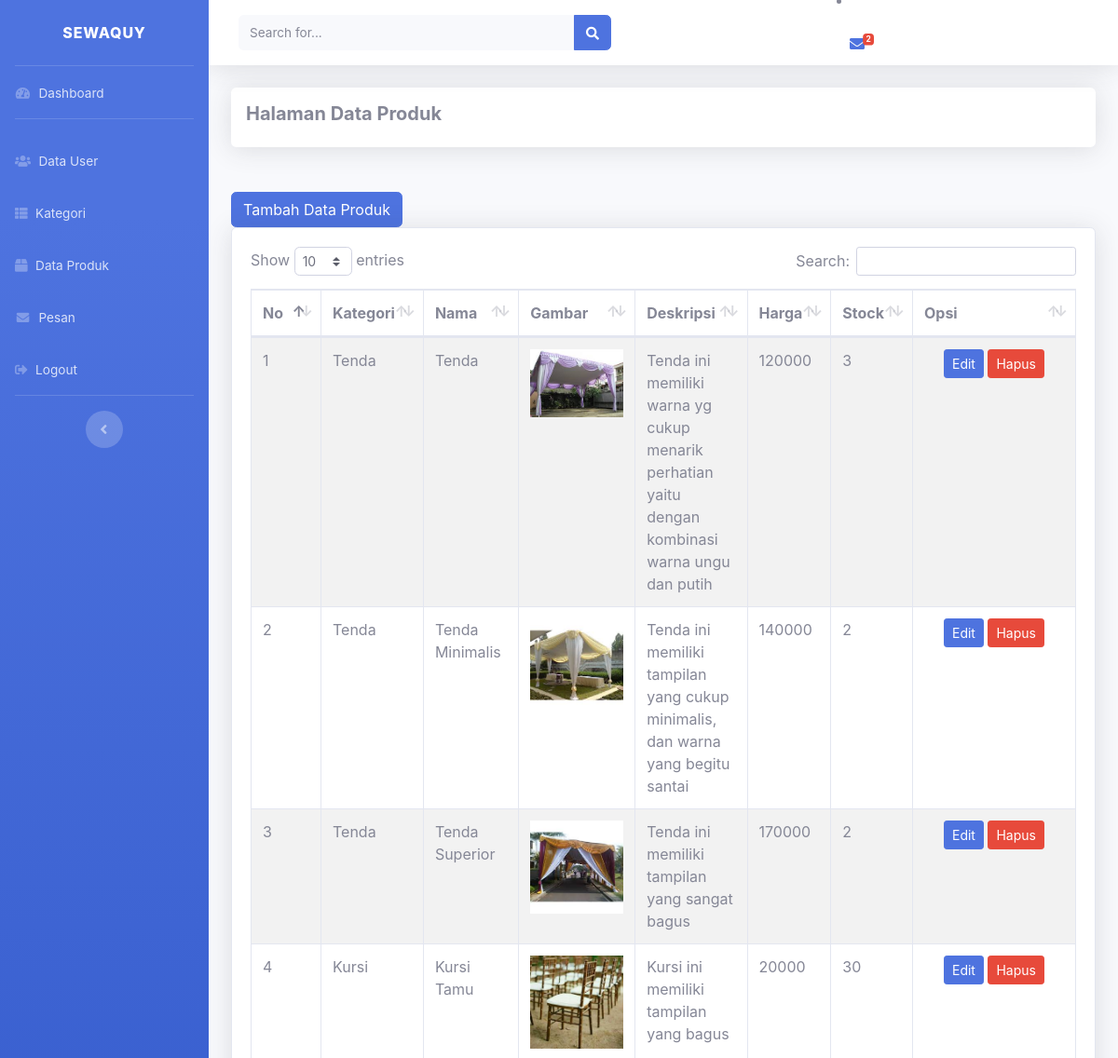
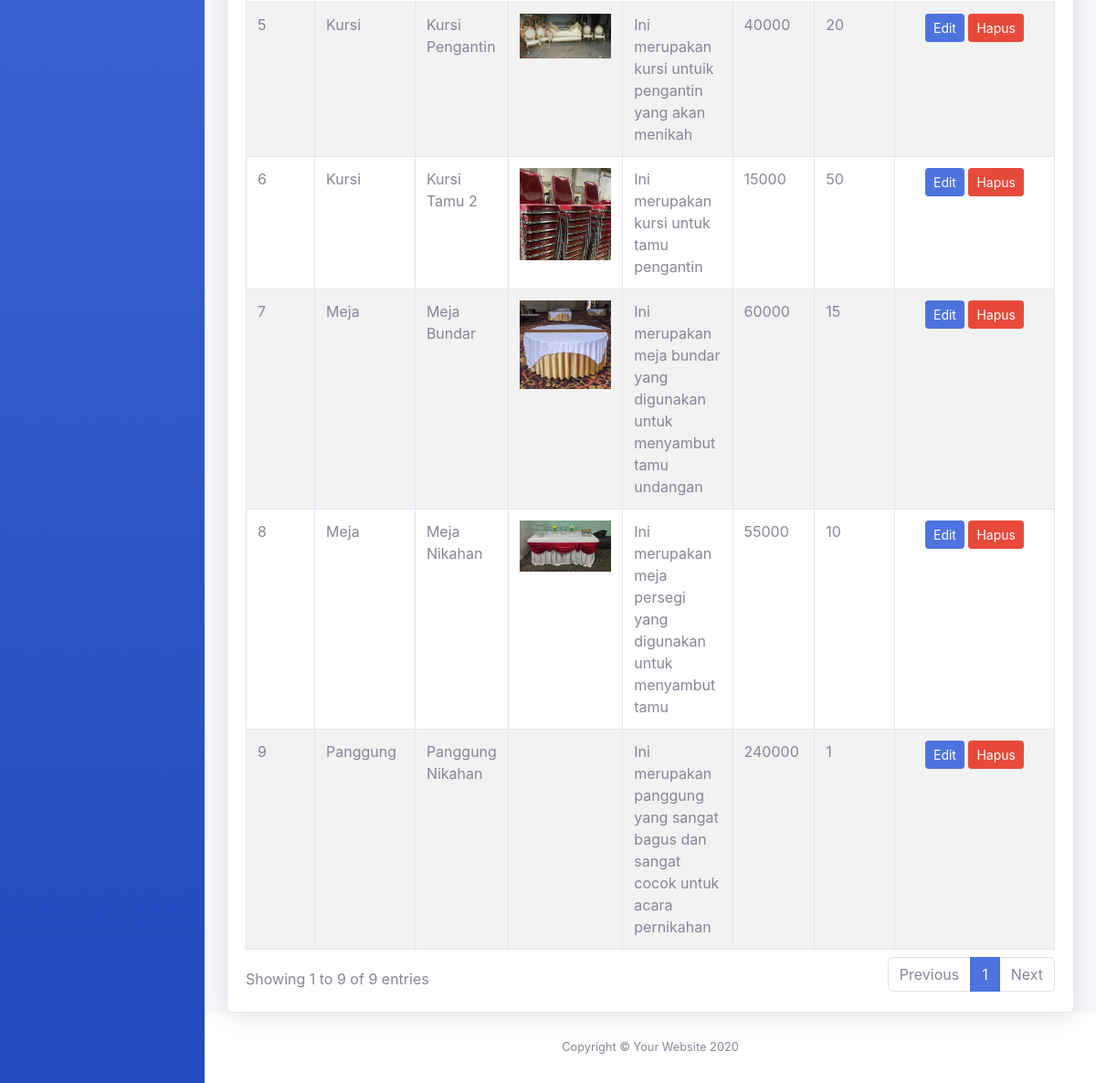
The app's page /admin/index.php?halaman=data_produk with its own data (2 pictures, top to bottom).
### tables this page shows
CREATE TABLE `data_produk` (
  `id_produk` int(11) NOT NULL,
  `id_kategori` int(11) NOT NULL,
  `nama_barang` varchar(255) NOT NULL,
  `foto_produk` varchar(255) NOT NULL,
  `deskripsi` varchar(255) NOT NULL,
  `harga` int(11) NOT NULL,
  `stock` int(11) NOT NULL
);

CREATE TABLE `data_kategori` (
  `id_kategori` int(11) NOT NULL,
  `nama_kategori` varchar(255) NOT NULL
);

### admin/data_produk.php (the view)
<div class="shadow p-3 mb-5 bg-white rounded">
    <h5><b>Halaman Data Produk</b></h5>
</div>
<?php
$data_produk = array();
$ambil = $conn->query("SELECT * FROM data_produk JOIN data_kategori
   ON data_produk.id_kategori=data_kategori.id_kategori");
while($pecah = $ambil->fetch_assoc())
{
    $data_produk[] = $pecah;
}
?>
<a href="index.php?halaman=tambah_data_produk" class="btn btn-primary">Tambah Data Produk</a>
<div class="card shadow bg-white">
    <div class="card-body">
        <table class="table table-bordered table-hover table-striped" id="tables">
            <thead>
                <tr>
                    <th>No</th>
                    <th>Kategori</th>
                    <th>Nama</th>
                    <th>Gambar</th>
                    <th>Deskripsi</th>
                    <th>Harga</th>
                    <th>Stock</th>
                    <th>Opsi</th>
                </tr>
            </thead>
            <tbody>
                <?php foreach ($data_produk as $key => $value): ?>
                <tr>
                    <td width="50"><?php echo $key+1; ?></td>
                    <td><?php echo $value['nama_kategori']; ?></td>
                    <td><?php echo $value['nama_barang']; ?></td>
                    <td>
                        <img width = "100px" src="../assets/foto_produk/<?php echo $value['foto_produk'];?>" alt="">
                    </td>
                    <td><?php echo $value['deskripsi']; ?></td>
                    <td><?php echo $value['harga']; ?></td>
                    <td><?php echo $value['stock']; ?></td>
                    <td class="text-center" width="150px">
                        <a href="index.php?halaman=edit_produk&id=<?php echo $value['id_produk']; ?>" class="btn btn-sm btn-primary">Edit</a>
                        <a href="index.php?halaman=hapus_produk&id=<?php echo $value['id_produk']; ?>" class="btn btn-sm btn-danger">Hapus</a>
                    </td>
                </tr>
                <?php endforeach; ?>
            </tbody>
        </table>
    </div>
</div>

### admin/index.php (shortened to what this page needs)
<?php
include '../koneksi/koneksi.php';
$item_pesan =0;
$ambil = $conn->query("SELECT * FROM pesan");
while ($pesan = $ambil->fetch_assoc())
{
    $item_pesan++;
}
?>
<!DOCTYPE html>
<html lang="en">
<head>
    <link href="../assets/vendor/fontawesome-free/css/all.min.css" rel="stylesheet" type="text/css">
    <link href="../assets/css/sb-admin-2.min.css" rel="stylesheet">
    <link href="../assets/vendor/datatables/dataTables.bootstrap4.min.css" rel="stylesheet">
</head>
<body id="page-top">
    <div id="wrapper">
        <ul class="navbar-nav bg-gradient-primary sidebar sidebar-dark accordion" id="accordionSidebar">
            <a class="sidebar-brand d-flex align-items-center justify-content-center" href="index.php">
                <div class="sidebar-brand-text mx-3">SEWAQUY</div>
            </a>
            <hr class="sidebar-divider my-0">
            <li class="nav-item">
                <a class="nav-link" href="index.php">
                    <i class="fas fa-fw fa-tachometer-alt"></i>
                    <span>Dashboard</span></a>
            </li>
            <hr class="sidebar-divider">
            <li class="nav-item">
                <a class="nav-link" href="index.php?halaman=data_user">
                    <i class="fas fa-users me-2"></i>
                    <span>Data User</span></a>
            </li>
            <li class="nav-item">
                <a class="nav-link" href="index.php?halaman=kategori">
                    <i class="fas fa-th-list"></i>
                    <span>Kategori</span></a>
            </li>
            <li class="nav-item">
                <a class="nav-link" href="index.php?halaman=data_produk">
                    <i class="fas fa-box"></i>
                    <span>Data Produk</span></a>
            </li>
            <li class="nav-item">
                <a class="nav-link" href="index.php?halaman=pesan">
                    <i class="fas fa-envelope fa-fw"></i>
                    <span>Pesan</span></a>
            </li>
            <li class="nav-item">
                <a class="nav-link" href="index.php?halaman=logout">
                    <i class="fas fa-sign-out-alt me-2"></i>
                    <span>Logout</span></a>
            </li>
            <hr class="sidebar-divider d-none d-md-block">
            <div class="text-center d-none d-md-inline">
                <button class="rounded-circle border-0" id="sidebarToggle"></button>
            </div>
        </ul>
        <div id="content-wrapper" class="d-flex flex-column">
            <div id="content">
                <nav class="navbar navbar-expand navbar-light bg-white topbar mb-4 static-top shadow">
                    <form
                        class="d-none d-sm-inline-block form-inline mr-auto ml-md-3 my-2 my-md-0 mw-100 navbar-search">
                        <div class="input-group">
                            <input type="text" class="form-control bg-light border-0 small" placeholder="Search for..."
                                aria-label="Search" aria-describedby="basic-addon2">
                            <div class="input-group-append">
                                <button class="btn btn-primary" type="button">
                                    <i class="fas fa-search fa-sm"></i>
                                </button>
                            </div>
                        </div>
                    </form>
                    <li class="nav-item dropdown no-arrow mx-1">
                            <a class="nav-link dropdown-toggle" href="#" id="messagesDropdown" role="button"
                                data-toggle="dropdown" aria-haspopup="true" aria-expanded="false">
                                <i class="fas fa-envelope fa-fw"></i>
                                <span class="badge badge-danger badge-counter">
                                    <?php echo $item_pesan; ?>
                                </span>
                            </a>
                        </li>
                </nav>
                <div class="container-fluid">
                    <?php
                    if(isset($_GET['halaman']))
                    {
                        if($_GET['halaman']=="data_user")
                        {
                            include 'data_user.php';
                        }
                        elseif($_GET['halaman']=="hapus_data_user")
                        {
                            include '../hapus/hapus_data_user.php';
                        }
                        elseif($_GET['halaman']=="kategori")
                        {
                            include 'kategori.php';
                        }
                        elseif($_GET['halaman']=="tambah_data_kategori")
                        {
                            include '../tambah/tambah_data_kategori.php';
                        }
                        elseif($_GET['halaman']=="hapus_kategori")
                        {
                            include '../hapus/hapus_kategori.php';
                        }
                        elseif($_GET['halaman']=="data_produk")
                        {
                            include 'data_produk.php';
                        }
                        elseif($_GET['halaman']=="tambah_data_produk")
                        {
                            include '../tambah/tambah_data_produk.php';
                        }
                        elseif($_GET['halaman'] == "edit_produk")
                        {
                            include  '../tambah/edit_produk.php';
                        }
                        elseif($_GET['halaman'] == "hapus_produk")
                        {
                            include  '../hapus/hapus_produk.php';
                        }
                        elseif($_GET['halaman']=="pesan")
                        {
                            include 'pesan.php';
                        }
                        elseif($_GET['halaman']=="hapus_pesan")
                        {
                            include '../hapus/hapus_pesan.php';
                        }
                        elseif($_GET['halaman']=="logout")
                        {
                            include 'logout.php';
                        }
                    }
                    else
                    {
                        include 'dashboard.php';
                    }
                    ?>
                </div>
            </div>
            <footer class="sticky-footer bg-white">
                <div class="container my-auto">
                    <div class="copyright text-center my-auto">
                        <span>Copyright &copy; Your Website 2020</span>
                    </div>
                </div>
            </footer>
        </div>
    </div>
</body>
</html>

### records on screen
data_produk: id_kategori.nama_kategori "Tenda", nama_barang "Tenda", foto_produk (picture), deskripsi "Tenda ini memiliki warna yg cukup menarik perhatian yaitu dengan kombinasi warna ungu dan putih", harga "120000", stock "3"
data_produk: id_kategori.nama_kategori "Tenda", nama_barang "Tenda Minimalis", foto_produk (picture), deskripsi "Tenda ini memiliki tampilan yang cukup minimalis, dan warna yang begitu santai", harga "140000", stock "2"
data_produk: id_kategori.nama_kategori "Tenda", nama_barang "Tenda Superior", foto_produk (picture), deskripsi "Tenda ini memiliki tampilan yang sangat bagus", harga "170000", stock "2"
data_produk: id_kategori.nama_kategori "Kursi", nama_barang "Kursi Tamu", foto_produk (picture), deskripsi "Kursi ini memiliki tampilan yang bagus", harga "20000", stock "30"
data_produk: id_kategori.nama_kategori "Kursi", nama_barang "Kursi Pengantin", foto_produk (picture), deskripsi "Ini merupakan kursi untuik pengantin yang akan menikah", harga "40000", stock "20"
data_produk: id_kategori.nama_kategori "Kursi", nama_barang "Kursi Tamu 2", foto_produk (picture), deskripsi "Ini merupakan kursi untuk tamu pengantin", harga "15000", stock "50"
data_produk: id_kategori.nama_kategori "Meja", nama_barang "Meja Bundar", foto_produk (picture), deskripsi "Ini merupakan meja bundar yang digunakan untuk menyambut tamu undangan", harga "60000", stock "15"
data_produk: id_kategori.nama_kategori "Meja", nama_barang "Meja Nikahan", foto_produk (picture), deskripsi "Ini merupakan meja persegi yang digunakan untuk menyambut tamu", harga "55000", stock "10"
data_produk: id_kategori.nama_kategori "Panggung", nama_barang "Panggung Nikahan", deskripsi "Ini merupakan panggung yang sangat bagus dan sangat cocok untuk acara pernikahan", harga "240000", stock "1"

### other values on screen
$item_pesan "2"
